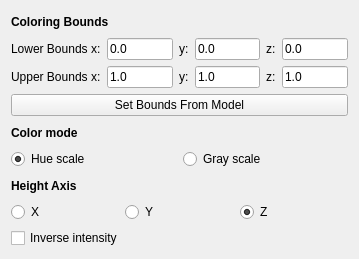
<?xml version="1.0" encoding="UTF-8"?>
<ui version="4.0">
 <class>HeightRendererConfig</class>
 <widget class="QWidget" name="HeightRendererConfig">
  <property name="geometry">
   <rect>
    <x>0</x>
    <y>0</y>
    <width>359</width>
    <height>259</height>
   </rect>
  </property>
  <property name="sizePolicy">
   <sizepolicy hsizetype="Fixed" vsizetype="Fixed">
    <horstretch>0</horstretch>
    <verstretch>0</verstretch>
   </sizepolicy>
  </property>
  <property name="minimumSize">
   <size>
    <width>0</width>
    <height>0</height>
   </size>
  </property>
  <property name="windowTitle">
   <string>Form</string>
  </property>
  <layout class="QVBoxLayout" name="verticalLayout">
   <item>
    <widget class="QLabel" name="label">
     <property name="font">
      <font>
       <weight>75</weight>
       <bold>true</bold>
      </font>
     </property>
     <property name="text">
      <string>Coloring Bounds</string>
     </property>
    </widget>
   </item>
   <item>
    <layout class="QHBoxLayout" name="horizontalLayout">
     <item>
      <widget class="QLabel" name="label_2">
       <property name="text">
        <string>Lower Bounds x:</string>
       </property>
      </widget>
     </item>
     <item>
      <widget class="QLineEdit" name="lineEdit_min_x">
       <property name="sizePolicy">
        <sizepolicy hsizetype="Fixed" vsizetype="Fixed">
         <horstretch>0</horstretch>
         <verstretch>0</verstretch>
        </sizepolicy>
       </property>
       <property name="minimumSize">
        <size>
         <width>49</width>
         <height>0</height>
        </size>
       </property>
       <property name="maximumSize">
        <size>
         <width>70</width>
         <height>16777215</height>
        </size>
       </property>
       <property name="text">
        <string>0.0</string>
       </property>
      </widget>
     </item>
     <item>
      <widget class="QLabel" name="label_3">
       <property name="text">
        <string>y:</string>
       </property>
      </widget>
     </item>
     <item>
      <widget class="QLineEdit" name="lineEdit_min_y">
       <property name="sizePolicy">
        <sizepolicy hsizetype="Fixed" vsizetype="Fixed">
         <horstretch>0</horstretch>
         <verstretch>0</verstretch>
        </sizepolicy>
       </property>
       <property name="minimumSize">
        <size>
         <width>49</width>
         <height>0</height>
        </size>
       </property>
       <property name="maximumSize">
        <size>
         <width>70</width>
         <height>16777215</height>
        </size>
       </property>
       <property name="text">
        <string>0.0</string>
       </property>
      </widget>
     </item>
     <item>
      <widget class="QLabel" name="label_4">
       <property name="text">
        <string>z:</string>
       </property>
      </widget>
     </item>
     <item>
      <widget class="QLineEdit" name="lineEdit_min_z">
       <property name="sizePolicy">
        <sizepolicy hsizetype="Fixed" vsizetype="Fixed">
         <horstretch>0</horstretch>
         <verstretch>0</verstretch>
        </sizepolicy>
       </property>
       <property name="minimumSize">
        <size>
         <width>49</width>
         <height>0</height>
        </size>
       </property>
       <property name="maximumSize">
        <size>
         <width>70</width>
         <height>16777215</height>
        </size>
       </property>
       <property name="text">
        <string>0.0</string>
       </property>
      </widget>
     </item>
    </layout>
   </item>
   <item>
    <layout class="QHBoxLayout" name="horizontalLayout_2">
     <item>
      <widget class="QLabel" name="label_5">
       <property name="text">
        <string>Upper Bounds x:</string>
       </property>
      </widget>
     </item>
     <item>
      <widget class="QLineEdit" name="lineEdit_maz_x">
       <property name="sizePolicy">
        <sizepolicy hsizetype="Fixed" vsizetype="Fixed">
         <horstretch>0</horstretch>
         <verstretch>0</verstretch>
        </sizepolicy>
       </property>
       <property name="minimumSize">
        <size>
         <width>49</width>
         <height>0</height>
        </size>
       </property>
       <property name="maximumSize">
        <size>
         <width>70</width>
         <height>16777215</height>
        </size>
       </property>
       <property name="text">
        <string>1.0</string>
       </property>
      </widget>
     </item>
     <item>
      <widget class="QLabel" name="label_6">
       <property name="text">
        <string>y:</string>
       </property>
      </widget>
     </item>
     <item>
      <widget class="QLineEdit" name="lineEdit_max_y">
       <property name="sizePolicy">
        <sizepolicy hsizetype="Fixed" vsizetype="Fixed">
         <horstretch>0</horstretch>
         <verstretch>0</verstretch>
        </sizepolicy>
       </property>
       <property name="minimumSize">
        <size>
         <width>49</width>
         <height>0</height>
        </size>
       </property>
       <property name="maximumSize">
        <size>
         <width>70</width>
         <height>16777215</height>
        </size>
       </property>
       <property name="text">
        <string>1.0</string>
       </property>
      </widget>
     </item>
     <item>
      <widget class="QLabel" name="label_7">
       <property name="text">
        <string>z:</string>
       </property>
      </widget>
     </item>
     <item>
      <widget class="QLineEdit" name="lineEdit_max_z">
       <property name="sizePolicy">
        <sizepolicy hsizetype="Fixed" vsizetype="Fixed">
         <horstretch>0</horstretch>
         <verstretch>0</verstretch>
        </sizepolicy>
       </property>
       <property name="minimumSize">
        <size>
         <width>49</width>
         <height>0</height>
        </size>
       </property>
       <property name="maximumSize">
        <size>
         <width>70</width>
         <height>16777215</height>
        </size>
       </property>
       <property name="text">
        <string>1.0</string>
       </property>
      </widget>
     </item>
    </layout>
   </item>
   <item>
    <widget class="QPushButton" name="pushButton">
     <property name="text">
      <string>Set Bounds From Model</string>
     </property>
    </widget>
   </item>
   <item>
    <widget class="QLabel" name="label_8">
     <property name="font">
      <font>
       <weight>75</weight>
       <bold>true</bold>
      </font>
     </property>
     <property name="text">
      <string>Color mode</string>
     </property>
    </widget>
   </item>
   <item>
    <layout class="QHBoxLayout" name="horizontalLayout_3">
     <item>
      <widget class="QRadioButton" name="radioButton_Color_mode_hue">
       <property name="text">
        <string>Hue scale</string>
       </property>
       <property name="checked">
        <bool>true</bool>
       </property>
       <attribute name="buttonGroup">
        <string>buttonGroup</string>
       </attribute>
      </widget>
     </item>
     <item>
      <widget class="QRadioButton" name="radioButton_Color_mode_gray">
       <property name="text">
        <string>Gray scale</string>
       </property>
       <attribute name="buttonGroup">
        <string>buttonGroup</string>
       </attribute>
      </widget>
     </item>
    </layout>
   </item>
   <item>
    <widget class="QLabel" name="label_9">
     <property name="font">
      <font>
       <weight>75</weight>
       <bold>true</bold>
      </font>
     </property>
     <property name="text">
      <string>Height Axis</string>
     </property>
    </widget>
   </item>
   <item>
    <layout class="QHBoxLayout" name="horizontalLayout_4">
     <item>
      <widget class="QRadioButton" name="radioButton_Axis_X">
       <property name="text">
        <string>X</string>
       </property>
       <attribute name="buttonGroup">
        <string>buttonGroup_2</string>
       </attribute>
      </widget>
     </item>
     <item>
      <widget class="QRadioButton" name="radioButton_Axis_Y">
       <property name="text">
        <string>Y</string>
       </property>
       <attribute name="buttonGroup">
        <string>buttonGroup_2</string>
       </attribute>
      </widget>
     </item>
     <item>
      <widget class="QRadioButton" name="radioButton_Axis_Z">
       <property name="text">
        <string>Z</string>
       </property>
       <property name="checked">
        <bool>true</bool>
       </property>
       <attribute name="buttonGroup">
        <string>buttonGroup_2</string>
       </attribute>
      </widget>
     </item>
    </layout>
   </item>
   <item>
    <widget class="QCheckBox" name="checkBox_Inverse_intensity">
     <property name="text">
      <string>Inverse intensity</string>
     </property>
    </widget>
   </item>
  </layout>
 </widget>
 <resources/>
 <connections/>
 <buttongroups>
  <buttongroup name="buttonGroup_2"/>
  <buttongroup name="buttonGroup"/>
 </buttongroups>
</ui>
